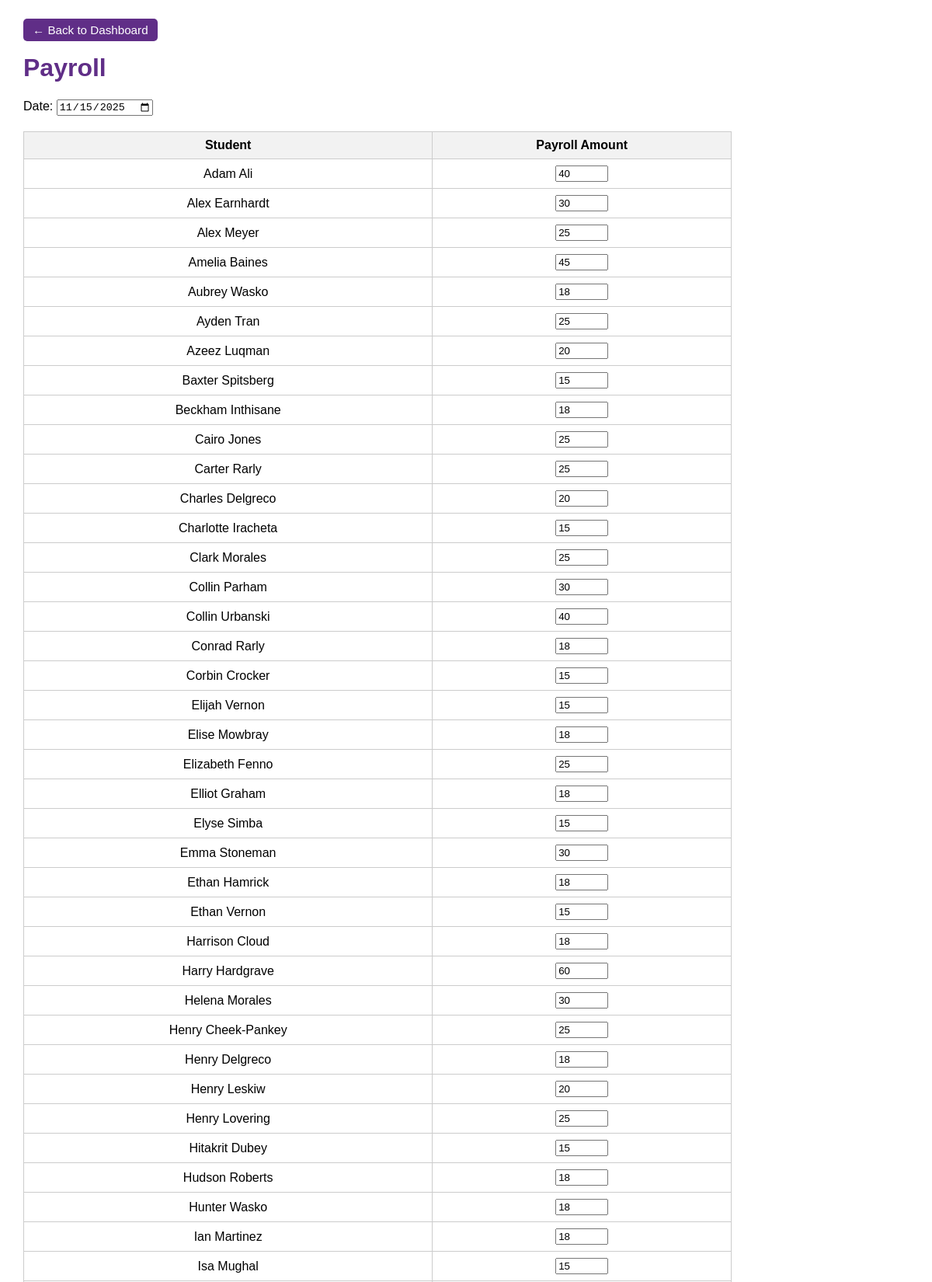
The page /payroll (signed in, upper part) on the database its author committed.
### tables this page shows
CREATE TABLE "students"(id INTEGER PRIMARY KEY, name TEXT, grade INTEGER, password TEXT, default_payroll INTEGER, code INTEGER DEFAULT 0);

### app.py (the view, shortened to what this page needs)
@app.route("/payroll", methods=["GET", "POST"])
def payroll():
    if session.get("user_type") != 1 and session.get("user_type") != 2:
        return redirect(url_for("login"))
    conn = get_db_connection()
    students = conn.execute("SELECT * FROM students").fetchall()
    students = sorted(students, key=lambda s: s['name'].lower())
    conn.close()
    return render_template("payroll.html", students=students)

### app.py (called while the page is built)
def get_db_connection():
    conn = sqlite3.connect("hawkeyes.db", check_same_thread=False)
    conn.row_factory = sqlite3.Row
    return conn

### templates/payroll.html (shortened to what this page needs)
<!DOCTYPE html>
<html>
<head>
</head>
<body>
    <p class="top-link">
        <a href="{{ url_for('home') }}" style="background-color: #602e87; color: white;" class="btn back-btn">&larr; Back to Dashboard</a>
    </p>
    <h1>Payroll</h1>
    <form method="post">
        <label>Date:</label>
        <input type="date" name="date" id="date" required>
        <table>
            <tr>
                <th>Student</th>
                <th>Payroll Amount</th>
            </tr>
            {% for student in students %}
            <tr>
                <td>{{ student['name'] }}</td>
                <td>
                    <input type="number" name="payroll_{{ student['id'] }}" value="{{ student['default_payroll'] or 0 }}" min="0">
                </td>
            </tr>
            {% endfor %}
        </table>
    </form>
</body>
</html>

### templates/payroll.html (style rules this page uses)
body { font-family: Arial, sans-serif; margin: 30px; }
table { border-collapse: collapse; width: 80%; margin-top: 20px; }
th, td { border: 1px solid #ccc; padding: 8px; text-align: center; }
th { background-color: #f2f2f2; }
input[type="number"] { width: 60px; }
.btn { padding: 6px 12px; border-radius: 5px; cursor: pointer; font-size: 0.95em; border: none; text-decoration: none; }
h1 { color: #602e87; }

### rows shown on the page
students: name "Adam Ali", default_payroll "40"
students: name "Alex Earnhardt", default_payroll "30"
students: name "Alex Meyer", default_payroll "25"
students: name "Amelia Baines", default_payroll "45"
students: name "Aubrey Wasko", default_payroll "18"
students: name "Ayden Tran", default_payroll "25"
students: name "Azeez Luqman", default_payroll "20"
students: name "Baxter Spitsberg", default_payroll "15"
students: name "Beckham Inthisane", default_payroll "18"
students: name "Cairo Jones", default_payroll "25"
students: name "Carter Rarly", default_payroll "25"
students: name "Charles Delgreco", default_payroll "20"
students: name "Charlotte Iracheta", default_payroll "15"
students: name "Clark Morales", default_payroll "25"
students: name "Collin Parham", default_payroll "30"
students: name "Collin Urbanski", default_payroll "40"
students: name "Conrad Rarly", default_payroll "18"
students: name "Corbin Crocker", default_payroll "15"
students: name "Elijah Vernon", default_payroll "15"
students: name "Elise Mowbray", default_payroll "18"
students: name "Elizabeth Fenno", default_payroll "25"
students: name "Elliot Graham", default_payroll "18"
students: name "Elyse Simba", default_payroll "15"
students: name "Emma Stoneman", default_payroll "30"
students: name "Ethan Hamrick", default_payroll "18"
students: name "Ethan Vernon", default_payroll "15"
students: name "Harrison Cloud", default_payroll "18"
students: name "Harry Hardgrave", default_payroll "60"
students: name "Helena Morales", default_payroll "30"
students: name "Henry Cheek-Pankey", default_payroll "25"
students: name "Henry Delgreco", default_payroll "18"
students: name "Henry Leskiw", default_payroll "20"
students: name "Henry Lovering", default_payroll "25"
students: name "Hitakrit Dubey", default_payroll "15"
students: name "Hudson Roberts", default_payroll "18"
students: name "Hunter Wasko", default_payroll "18"
students: name "Ian Martinez", default_payroll "18"
students: name "Isa Mughal", default_payroll "15"
